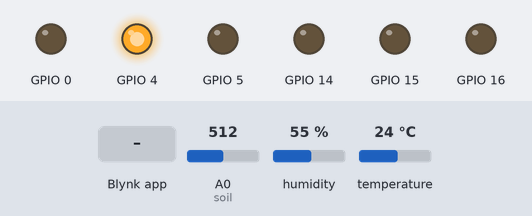
The sketch below on a simulated ESP8266 (Wemos D1 mini). On the bench: output pins drawn as LEDs (lit = HIGH). The test bench sets the inputs (shaded band); at power-on: temperature 24 °C, A0 (soil) = 512, humidity 55 %.

Above: at 3.1 s.
3.2 s: temperature set to 27 °C
At 5.1 s:
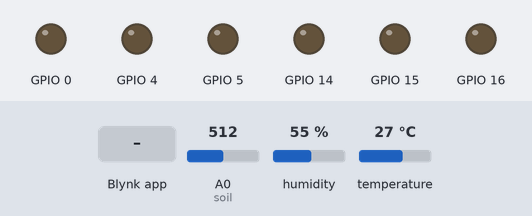
5.4 s: A0 (soil) set to 494
At 5.8 s:
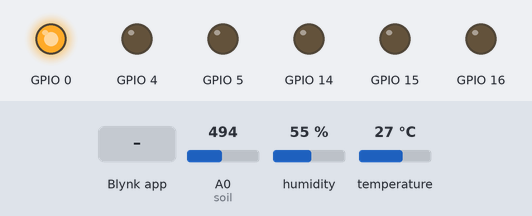
6.9 s: Blynk app writes 1 to V0
At 8.1 s:
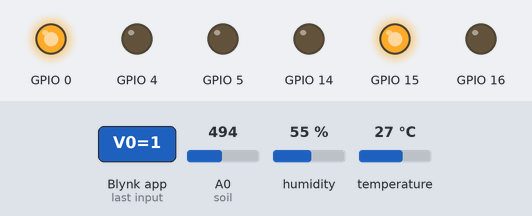
8.4 s: Blynk app writes 1 to V1
At 9.3 s:
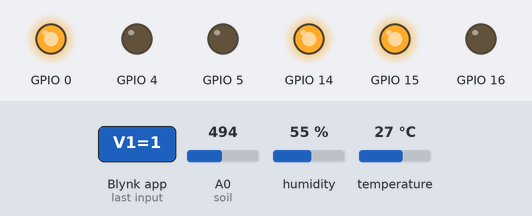
9.9 s: temperature set to 12 °C
At 11.2 s:
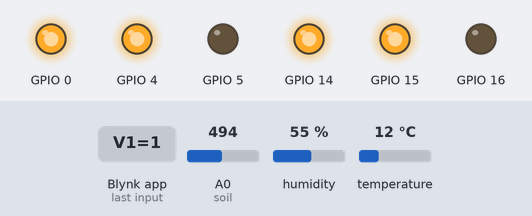
11.5 s: A0 (soil) set to 511
At 12.8 s:
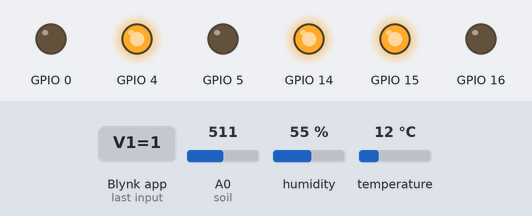
Timing chart, 0 to 14.0 s (numbered marks = the images above; inputs shaded):
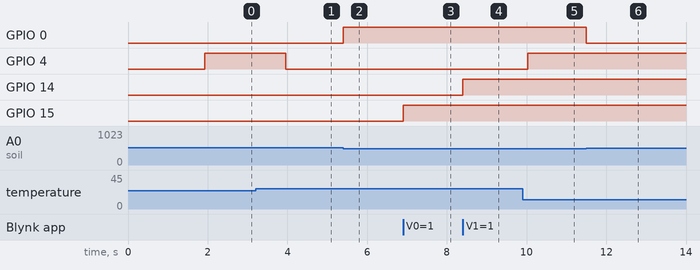

The sketch:

ARASnodemcu.ino
```cpp
#define BLYNK_TEMPLATE_ID "TMPLQryJonCe"
#define BLYNK_DEVICE_NAME "led"
#define BLYNK_FIRMWARE_VERSION        "0.1.0"
#include <SFE_BMP180.h>
#include <Wire.h>
#include <Adafruit_BMP085.h>
#define BLYNK_PRINT Serial
//#define BLYNK_DEBUG
#define soil A0
#define APP_DEBUG
//SFE_BMP180 pressure;
// Uncomment your board, or configure a custom board in Settings.h
//#define USE_SPARKFUN_BLYNK_BOARD
//#define USE_NODE_MCU_BOARD
//#define USE_WITTY_CLOUD_BOARD
//#define USE_WEMOS_D1_MINI

#include "BlynkEdgent.h"
#include <DHT.h>

DHT dht2(2,DHT11);
BLYNK_WRITE(V0)
{
  int data = param.asInt();
  digitalWrite(15,data);
}
BLYNK_WRITE(V1)
{
  int data1 = param.asInt();
  digitalWrite(14,data1);
}
BLYNK_WRITE(V2)
{
  int data2 = param.asInt();
  digitalWrite(16,data2);
}
void setup()
{
  pinMode(5,OUTPUT);
  pinMode(4,OUTPUT);
  pinMode(0,OUTPUT);
  pinMode(soil,INPUT);
  pinMode(15,OUTPUT);
  pinMode(14,OUTPUT);
  pinMode(16,OUTPUT);

  digitalWrite(5,LOW);
  digitalWrite(4,LOW);
  digitalWrite(0,LOW);
  digitalWrite(14,LOW);
  digitalWrite(15,LOW);
  digitalWrite(16,LOW);
  Serial.begin(115200);
  delay(100);

  BlynkEdgent.begin();
}

void loop() {
  double tm;
  double p;

  BlynkEdgent.run();
   int Svalue = analogRead(soil);
  Svalue = map(Svalue, 0, 1024, 0, 100);
  Svalue = (Svalue - 100) * -1;
  Blynk.virtualWrite(V5, Svalue);
  //Serial.println(Svalue);
  /*pressure.getTemperature(t);
  Serial.println(t);
  pressure.getPressure(p,t);
  Serial.println(p);*/
  tm = dht2.readTemperature();
  p = dht2.readHumidity();
  Blynk.virtualWrite(V3, p);
  Blynk.virtualWrite(V4, tm);
   Serial.println();
  if(tm>=32)
{
  digitalWrite(5,HIGH);
}
else
{
  digitalWrite(5,LOW);
}
 if(tm<=25)
{
  digitalWrite(4,HIGH);
}
else
{
  digitalWrite(4,LOW);
}
 if(Svalue<=50)
{
  digitalWrite(0,LOW);
}
else
{
  digitalWrite(0,HIGH);
}
}
```

Measured:
- the behaviour switches between 25 and 26 °C on temperature (found by bisection; images 0 and 1)
- the behaviour switches between 507 and 506 on A0 (soil) (found by bisection; images 1 and 2)
- after the input at 3.2 s, GPIO 4: HIGH → LOW after 0.75 s
- after the input at 5.4 s, GPIO 0: LOW → HIGH at once
- after the input at 6.9 s, GPIO 15: LOW → HIGH at once
- after the input at 8.4 s, GPIO 14: LOW → HIGH at once
- after the input at 9.9 s, GPIO 4: LOW → HIGH after 0.12 s
- after the input at 11.5 s, GPIO 0: HIGH → LOW at once
